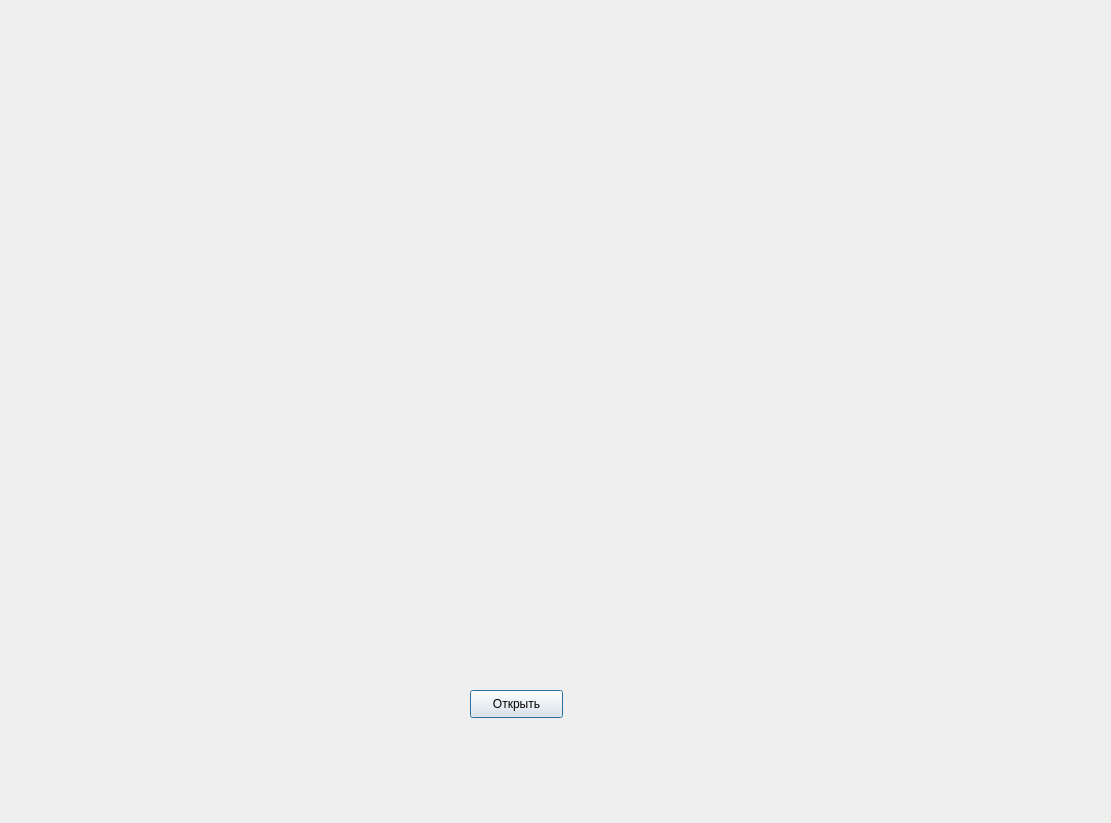
<?xml version="1.0" encoding="UTF-8"?>
<ui version="4.0">
 <class>Dialog</class>
 <widget class="QDialog" name="Dialog">
  <property name="geometry">
   <rect>
    <x>0</x>
    <y>0</y>
    <width>1111</width>
    <height>823</height>
   </rect>
  </property>
  <property name="windowTitle">
   <string>Dialog</string>
  </property>
  <widget class="QPushButton" name="pushok">
   <property name="geometry">
    <rect>
     <x>470</x>
     <y>690</y>
     <width>93</width>
     <height>28</height>
    </rect>
   </property>
   <property name="text">
    <string>Открыть</string>
   </property>
  </widget>
 </widget>
 <resources/>
 <connections/>
</ui>
